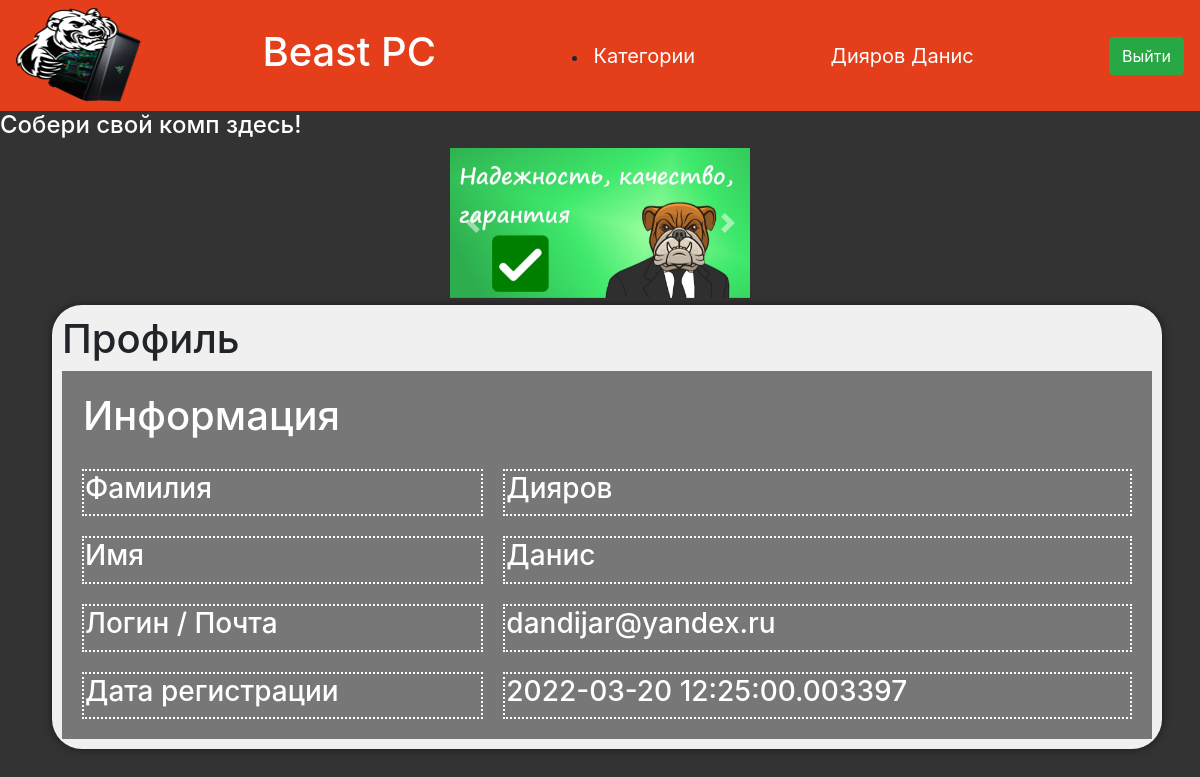
Screenshot of /profile (signed in) with the database file from the repository.
### data/__all_models.py (models this page shows, shortened)
class User(SqlAlchemyBase, UserMixin, SerializerMixin):
    __tablename__ = 'users'
    id = sqlalchemy.Column(sqlalchemy.Integer,
                           primary_key=True, autoincrement=True)
    surname = sqlalchemy.Column(sqlalchemy.String)
    name = sqlalchemy.Column(sqlalchemy.String)
    email = sqlalchemy.Column(sqlalchemy.String, unique=True)
    hashed_password = sqlalchemy.Column(sqlalchemy.String)
    modified_date = sqlalchemy.Column(sqlalchemy.DateTime,
                                      default=datetime.datetime.now)

### main.py (the view)
@app.route('/profile')
def profile():
    style = url_for('static', filename='/styles/style3.css')
    if current_user.is_authenticated:
        return render_template('profile.html', style=style, title="Профиль")
    else:
        return redirect('/login')

### main.py (called while the page is built)
@login_manager.user_loader
def load_user(user_id):
    return db_sess.query(User).get(user_id)

### templates/profile.html
{% extends "base.html" %}
{% block content %}
    <div class="product">
        <h1>Профиль</h1>
        <table style="background: #777777; text-align-center; color: white;" class="table_main table_td_space" width="100%">
            <thead>
                <tr style="border: 1px dotted #999;">
                    <th><h1>Информация</h1></th>
                </tr>
            </thead>
            <tbody>
                <tr><td class="td_border_white"><h3>Фамилия</h3></td><td class="td_border_white"><h3>{{current_user.surname}}</h3></td></tr>
                <tr><td class="td_border_white"><h3>Имя</h3></td><td class="td_border_white"><h3>{{current_user.name}}</h3></td></tr>
                <tr><td class="td_border_white"><h3>Логин / Почта</h3></td><td class="td_border_white"><h3>{{current_user.email}}</h3></td></tr>
                <tr><td class="td_border_white"><h3>Дата регистрации</h3></td><td class="td_border_white"><h3>{{current_user.modified_date}}</h3></td></tr>
            </tbody>
        </table>
    </div>
{% endblock %}

### templates/base.html (shortened to what this page needs)
<!DOCTYPE html>
<html lang="en">
  <head>
    <link rel="stylesheet" href="https://stackpath.bootstrapcdn.com/bootstrap/4.4.1/css/bootstrap.min.css"
>
    <link rel="stylesheet" type="text/css" href="{{style}}"/>
  </head>
  <body>
    <header>
      <nav class="navbar navbar-dark" style="background-color: #e43e1a;">
        <img src="/static/img/logo.png">
        <a class="navbar-brand" href="/"><h1>Beast PC</h1></a>
        <li class="dropdown right">
          <a class="navbar-brand">Категории</a>
        </li>
        {% if current_user.is_authenticated %}
          <a class="navbar-brand" href="/profile">{{ current_user.surname }} {{ current_user.name }}</a>
          <a class="btn btn-success" href="/logout">Выйти</a>
        {% else %}
        <p>
          <a class="btn btn-primary" href="/register">Зарегистрироваться</a>
          <a class="btn btn-success" href="/login">Войти</a>
        </p>
        {% endif %}
      </nav>
      <h4 style="color: white;">Собери свой комп здесь!</h4>
    </header>
    <div class="carousel">
      <section id="slider">
        <div id="carouselExampleControls" class="carousel" data-slide="carousel">
          <div class="carousel-inner">
            <div class="carousel-item active">
              <img class="d-block w-100" src="/static/img/carousel/2.jpg" alt="First slide">
            </div>
          </div>
          <div>
            <a class="carousel-control-prev" href="#carouselExampleControls" role="button" data-slide="prev">
              <span class="carousel-control-prev-icon" aria-hidden="true"></span>
            </a>
            <a class="carousel-control-next" href="#carouselExampleControls" role="button" data-slide="next">
              <span class="carousel-control-next-icon" aria-hidden="true"></span>
            </a>
          </div>
        </div>
      </section>
    </div>
    <main role="main" class="container">
      {% block content %}{% endblock %}
    </main>
  </body>
</html>

### static/styles/style3.css (style rules this page uses)
body { background-color: #333333; }
.product { width: 300px; margin: 7px; padding: 10px; box-shadow: 0 0 10px rgba(0,0,0,0.5); background: #f0f0f0; border-radius: 30px; height: 100%; width: 100%; }
td { vertical-align: top; }
.table_td_space { border-spacing: 20px; border-collapse: separate; }
.td_border_white { border: 2px dotted #FFFFFF; }
.carousel { width: 50%; left: 0; right: 0; margin: auto; z-index: 0; }
a:link { text-decoration: none; }

### rows the page displays
User: surname "Дияров", name "Данис", email "dandijar@yandex.ru", modified_date "2022-03-20 12:25:00.003397"
